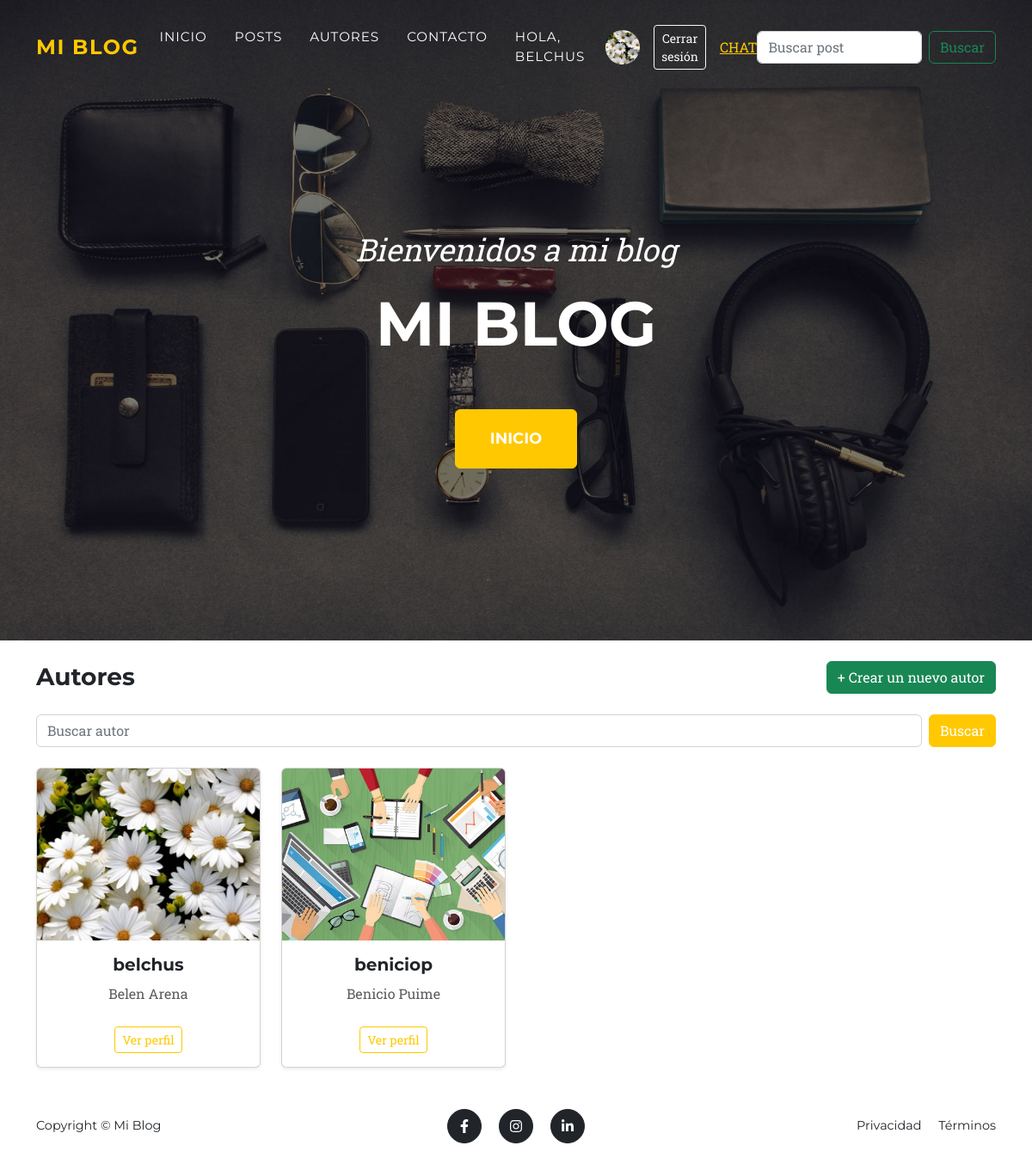
Page /autores/ (signed in) on the committed database.
### posts/models.py (models this page shows, shortened)
class Autor(models.Model):
    nombre = models.CharField(max_length=100)
    apellido = models.CharField(max_length=100)
    email = models.EmailField()
    username = models.CharField(max_length=100,unique=True)
    avatar = models.ImageField(upload_to="avatars/",blank=True,null=True)
    usuario = models.OneToOneField(settings.AUTH_USER_MODEL,on_delete=models.CASCADE,null=True,blank=True,related_name="perfil_autor")

### posts/views.py (the view)
# urls.py: path("autores/",views.lista_autores,name="lista_autores"),
def lista_autores(request):
    autores = Autor.objects.all()
    busqueda = request.GET.get("buscar")
    if busqueda:
        autores = autores.filter(username__icontains = busqueda)
    return render(request,"lista_autores.html",{"autores":autores})

### posts/templates/lista_autores.html (shortened to what this page needs)
{% extends "base.html" %}
{% load static %}
{% block content %}
<div class="container py-4">
  <div class="d-flex justify-content-between align-items-center mb-4">
    <h1 class="h3 mb-0">Autores</h1>
    <a href="{% url 'registro' %}" class="btn btn-success">
      + Crear un nuevo autor
    </a>
  </div>
  <form method="GET" class="row g-2 mb-4">
    <div class="col-12 col-md">
      <input type="text" name="buscar" class="form-control"
             placeholder="Buscar autor"
             value="{{ request.GET.buscar|default:'' }}">
    </div>
    <div class="col-12 col-md-auto">
      <button type="submit" class="btn btn-primary w-100">Buscar</button>
    </div>
  </form>
  <div class="row row-cols-1 row-cols-sm-2 row-cols-lg-4 g-4">
    {% for autor in autores %}
    <div class="col">
      <div class="card h-100 shadow-sm text-center">
        {% if autor.avatar %}
        <img src="{{ autor.avatar.url}}"
             class="card-img-top"
             alt="Foto de {{ autor.username }}"
             style="height: 200px; object-fit: cover;">
        {% else %}
        <p>Este autor no tiene avatar</p>
        {% endif %}
        <div class="card-body">
          <h5 class="card-title">{{ autor.username }}</h5>
          <p class="card-text text-body-secondary">
            {{ autor.nombre }} {{ autor.apellido }}
          </p>
        </div>
        <div class="card-footer bg-transparent border-0 pb-3">
          <a href="{% url 'perfil_autor' autor.id %}" class="btn btn-outline-primary btn-sm">
            Ver perfil
          </a>
        </div>
      </div>
    </div>
    {% empty %}
    <div class="col-12">
      <div class="alert alert-info text-center mb-0">
        No se encontraron autores.
      </div>
    </div>
    {% endfor %}
  </div>
</div>
{% endblock %}

### posts/templates/base.html (shortened to what this page needs)
{% load static %}
<!DOCTYPE html>
<html lang="es">
<head>
<link
    href="https://cdn.jsdelivr.net/npm/bootstrap@5.3.3/dist/css/bootstrap.min.css"
    rel="stylesheet"
>
<link
    href="{% static 'css/styles.css' %}"
    rel="stylesheet"
>
</head>
<body id="page-top">
<nav class="navbar navbar-expand-lg navbar-dark fixed-top" id="mainNav">
    <div class="container">
        <a class="navbar-brand" href="/">
            Mi Blog
        </a>
        <div
            class="collapse navbar-collapse"
            id="navbarResponsive"
        >
            <ul class="navbar-nav text-uppercase ms-auto">
                <li class="nav-item">
                    <a class="nav-link" href="/">
                        Inicio
                    </a>
                </li>
                <li class="nav-item">
                    <a class="nav-link" href="/posts">
                        Posts
                    </a>
                </li>
                <li class="nav-item">
                    <a class="nav-link" href="/autores">
                        Autores
                    </a>
                </li>
                <li class="nav-item">
                    <a class="nav-link" href="/contacto">
                        Contacto
                    </a>
                </li>
                <li class="nav-item d-flex align-items-center gap-3">
                    {% if user.is_authenticated %}
                        <a href="{% url 'perfil_autor' user.perfil_autor.id %}"
                           class="nav-link text-white">
                            Hola, {{ user.username }}
                        </a>
                        {% if user.perfil_autor.avatar %}
                            <a href="{% url 'perfil_autor' user.perfil_autor.id %}">
                                <img
                                    src="{{ user.perfil_autor.avatar.url }}"
                                    alt="Avatar"
                                    width="40"
                                    height="40"
                                    class="rounded-circle"
                                    style="object-fit: cover;"
                                >
                            </a>
                        {% endif %}
                        <form method="POST"
                              action="{% url 'logout' %}"
                              class="m-0">
                            <button type="submit" class="btn btn-outline-light btn-sm">
                                Cerrar sesión
                            </button>
                        </form>
                        <a href="{% url 'bandeja_entrada'%}">Chat</a>
                    {% endif %}
                </li>
            </ul>
            <form class="d-flex" role="search">
                <input class="form-control me-2" type="search" placeholder="Buscar post" aria-label="Search"/>
                <button class="btn btn-outline-success" type="submit">Buscar</button>
              </form>
        </div>
    </div>
</nav>
<header class="masthead">
    <div class="container text-center">
        <div class="masthead-subheading">
            Bienvenidos a mi blog
        </div>
        <div class="masthead-heading text-uppercase">
            {% block header_title %}
                Mi Blog
            {% endblock %}
        </div>
        <a
            class="btn btn-primary btn-xl text-uppercase"
            href="/"
        >
            Inicio
        </a>
    </div>
</header>
<main>
    {% block content %}{% endblock %}
</main>
<footer class="footer py-4">
    <div class="container">
        <div class="row align-items-center">
            <div class="col-lg-4 text-lg-start">
                Copyright © Mi Blog
            </div>
            <div class="col-lg-4 my-3 my-lg-0 text-center">
                <a
                    class="btn btn-dark btn-social mx-2"
                    href="#!"
                >
                    <i class="fab fa-facebook-f"></i>
                </a>
                <a
                    class="btn btn-dark btn-social mx-2"
                    href="#!"
                >
                    <i class="fab fa-instagram"></i>
                </a>
                <a
                    class="btn btn-dark btn-social mx-2"
                    href="#!"
                >
                    <i class="fab fa-linkedin-in"></i>
                </a>
            </div>
            <div class="col-lg-4 text-lg-end">
                <a
                    class="link-dark text-decoration-none me-3"
                    href="#!"
                >
                    Privacidad
                </a>
                <a
                    class="link-dark text-decoration-none"
                    href="#!"
                >
                    Términos
                </a>
            </div>
        </div>
    </div>
</footer>
</body>
</html>

### rows in the picture
Autor: avatar (picture), username "belchus", nombre "Belen", apellido "Arena"
Autor: avatar (picture), username "beniciop", nombre "Benicio", apellido "Puime"

### other values in the picture
{{ user.username }} "BELCHUS"
